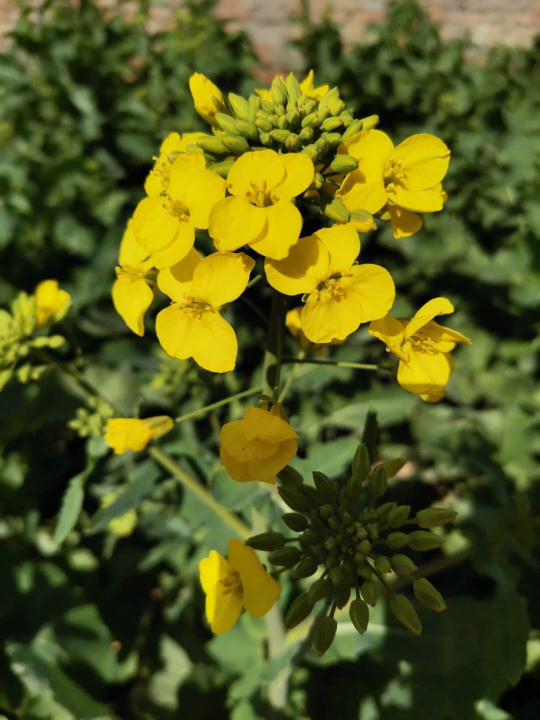
#> input picture python_futher/imageProcess/1.jpg, 1080 x 1440 px (shown at 1/2 size)
$ python imageStitching.py
#> lines starting #> are read from the running program, lines starting #| are printed output that depends on the picture
from PIL import Image

def stitch():
    im_list = [Image.open('1.jpg'),Image.open('2.jpg')]
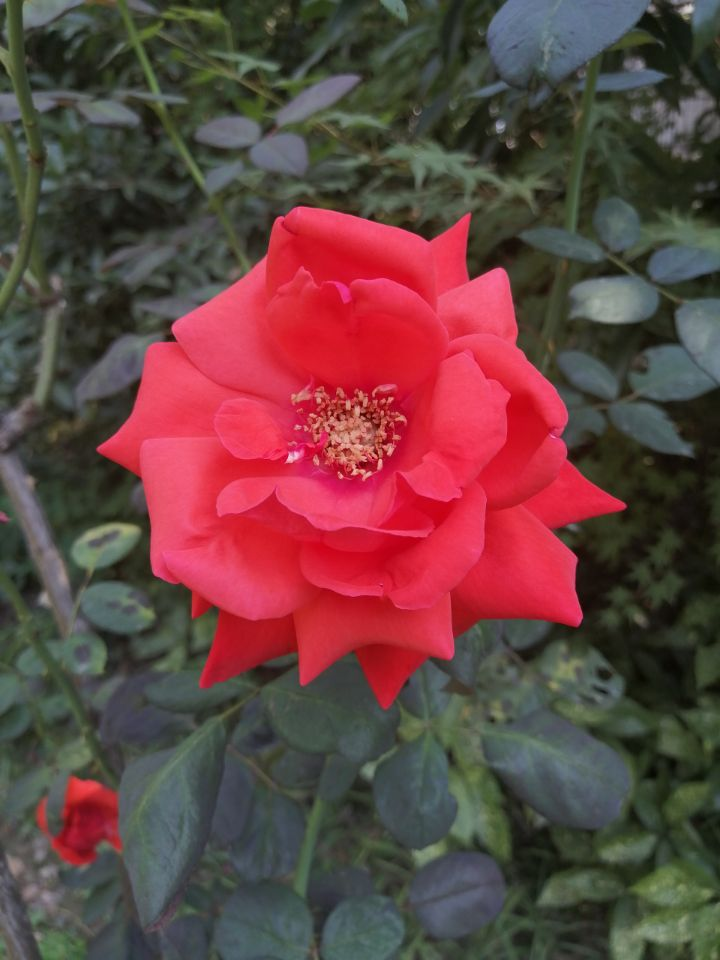
#> input picture python_futher/imageProcess/2.jpg, 720 x 960 px

    # 图像尺寸
    width, height = im_list[1].size
#> width = 720; height = 960
    # 图片转化为相同的尺寸
    im_list[0] = im_list[0].resize((width, height))

    # 创建空白长图
    result = Image.new(im_list[0].mode, (width * 2, height))
#> result: PIL image 1440x960 RGB; every value is 0

    # 拼接
    for i, im in enumerate(im_list):
        result.paste(im, box=(i * width, 0))
#> this loop made 2 passes
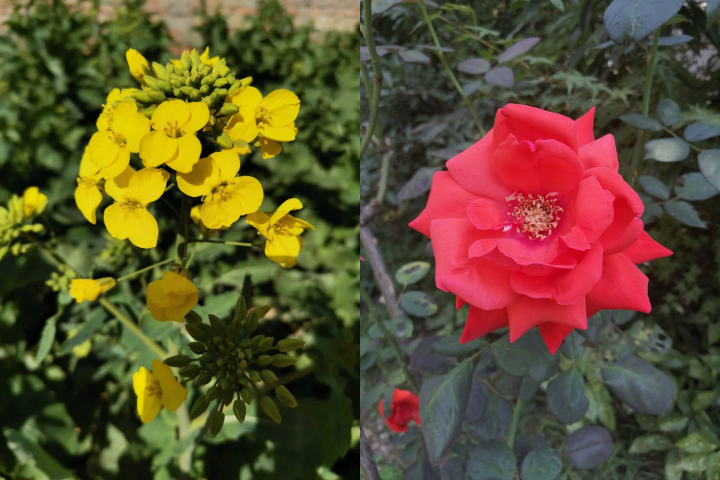
#> result: PIL image 1440x960 RGB (shown at 1/2 size); mean R, G, B 94.7, 79.3, 47.6

    # 保存图片
    result.save('result_stitch.jpg')


if __name__ == '__main__':
    stitch()
